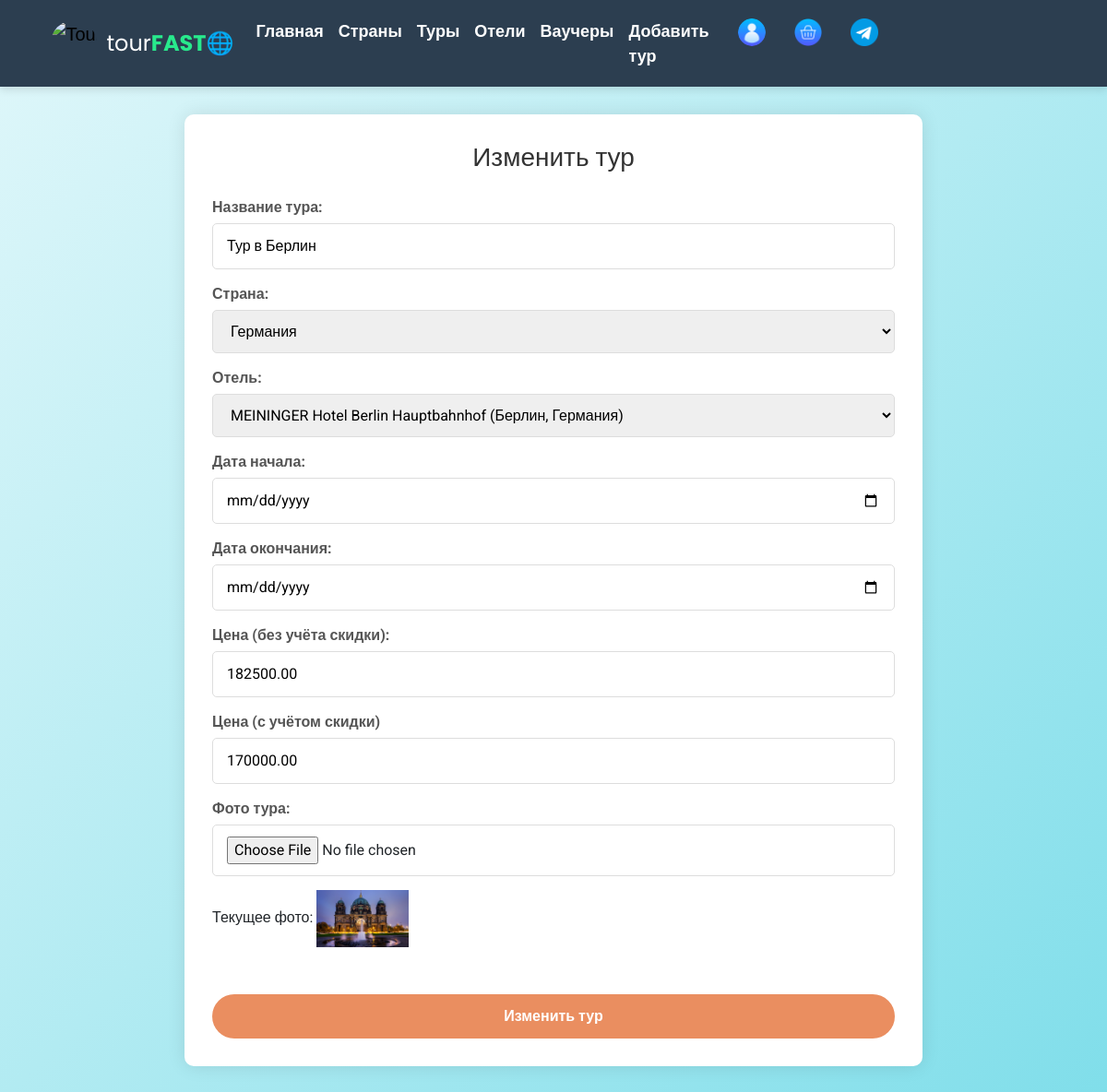
The app's page /tours/edit/3/ (signed in) with its own data.
### main/models.py (models this page shows, shortened)
class Tour(models.Model): # Туры
    title = models.CharField(max_length=200)
    country = models.ForeignKey(Country, on_delete=models.CASCADE, related_name="tours")
    hotel = models.ForeignKey(Hotel, on_delete=models.CASCADE, related_name="tours")
    start_date = models.DateField()
    end_date = models.DateField()
    old_price = models.DecimalField(max_digits=10, decimal_places=2, null=True, blank=True) # типа для скидки
    price = models.DecimalField(max_digits=10, decimal_places=2)
    photo = models.ImageField('Фото тура', upload_to='main/tourphotos/', null=True, blank=True)
    class Meta:
        verbose_name = 'Тур'
        verbose_name_plural = 'Туры'

### main/views.py (the view)
# urls.py: path('tours/edit/<int:tour_id>/', views.edittour, name='edit_tour'),
@login_required
def edittour(request, tour_id):
    tour = get_object_or_404(Tour, id=tour_id)
    if request.method == 'POST':
        form = TourEditForm(request.POST, request.FILES, instance=tour)
        if form.is_valid():
            form.save()
            return redirect('tours_page')
    else:
        form = TourEditForm(instance=tour)
    return render(request, "main/edittour.html", {'tour': tour, 'form': form})

### main/forms.py (shortened to what this page needs)
class TourEditForm(forms.ModelForm):
    class Meta:
        model = Tour
        fields = ['title', 'country', 'hotel', 'start_date', 'end_date', 'old_price', 'price', 'photo']
        widgets = {
            'start_date': forms.DateInput(attrs={'type': 'date'}),
            'end_date': forms.DateInput(attrs={'type': 'date'}),
            'photo': forms.FileInput(),
        }

### main/models.py (called while the page is built)
    def __str__(self):
        return self.name

    def __str__(self):
        return f"{self.name} ({self.city}, {self.country.name})"

### main/templates/main/edittour.html (shortened to what this page needs)
{% extends 'main/layout.html' %}
{% load static %}
{% block links %}
<link rel="stylesheet" href="{% static 'main/css/edittour.css' %}">
{% endblock %}
{% block body %}
<div class="form-container">
    <h2>Изменить тур</h2>
    <form method="post" enctype="multipart/form-data">
        <label for="id_title">Название тура:</label>
        {{ form.title }}
        <label for="id_country">Страна:</label>
        {{ form.country }}
        <label for="id_hotel">Отель:</label>
        {{ form.hotel }}
        <label for="id_start_date">Дата начала:</label>
        {{ form.start_date }}
        <label for="id_end_date">Дата окончания:</label>
        {{ form.end_date }}
        <label for="id_old_price">Цена (без учёта скидки):</label>
        {{ form.old_price }}
        <label for="id_price">Цена (с учётом скидки)</label>
        {{ form.price }}
        <label for="id_photo">Фото тура:</label>
{{ form.photo }}
{% if tour.photo %}
    <p>Текущее фото: <img src="{{ tour.photo.url }}" width="100"></p>
{% endif %}
        <button type="submit" class="submit-btn">Изменить тур</button>
    </form>
</div>
{% endblock %}

### main/static/main/css/edittour.css (style rules this page uses)
body { background: linear-gradient(135deg, #e0f7fa 0%, #b2ebf2 50%, #80deea 100%); min-height: 100vh; }
.form-container { max-width: 800px; margin: 30px auto; padding: 30px; background-color: #fff; border-radius: 10px; box-shadow: 0 0 20px rgba(0, 0, 0, 0.1); font-family: 'Roboto', sans-serif; }
.form-container h2 { text-align: center; color: #333; margin-bottom: 25px; font-size: 28px; }
form { display: flex; flex-direction: column; gap: 15px; }
label { font-weight: bold; color: #555; margin-bottom: -10px; font-size: 16px; }
input, select { padding: 12px 15px; border: 1px solid #ddd; border-radius: 5px; font-size: 16px; font-family: 'Roboto', sans-serif; transition: border 0.3s ease; }
.submit-btn { display: flex; align-items: center; justify-content: center; width: 100%; margin: 20px auto 0; padding: 12px; background-color: #EA8E60; color: white; font-weight: bold; text-align: center; font-size: 16px; border-radius: 25px; text-decoration: none; border: none; outline: none; cursor: pointer; transition: all 0.3s ease; }

### records on screen
Tour: title "Тур в Берлин", country "Германия", hotel "MEININGER Hotel Berlin Hauptbahnhof (Берлин, Германия)", old_price "182500.00", price "170000.00", photo (picture)
